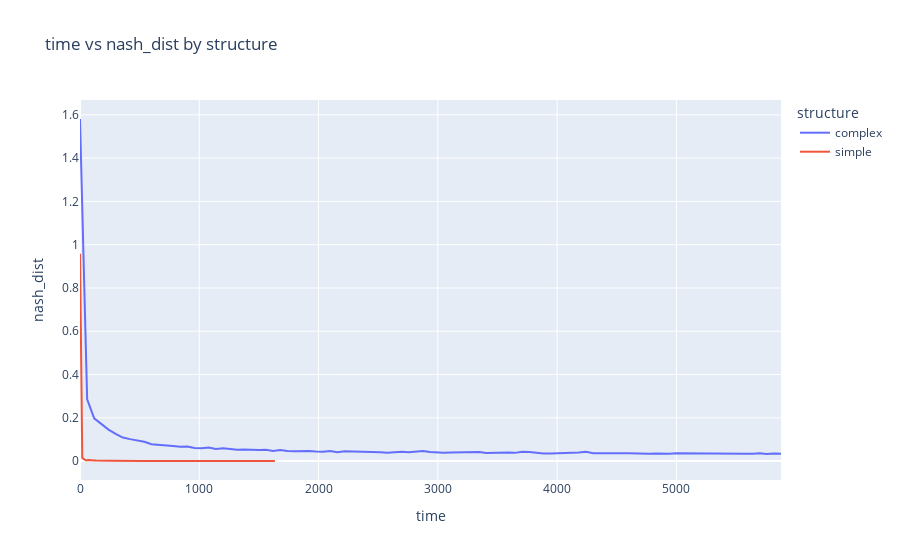

This figure's notebook cell:
### Code cell
px.line(
    df,
    x='iterations',
    y='nash_dist',
    color='structure',
    title='time vs nash_dist by structure'
)
